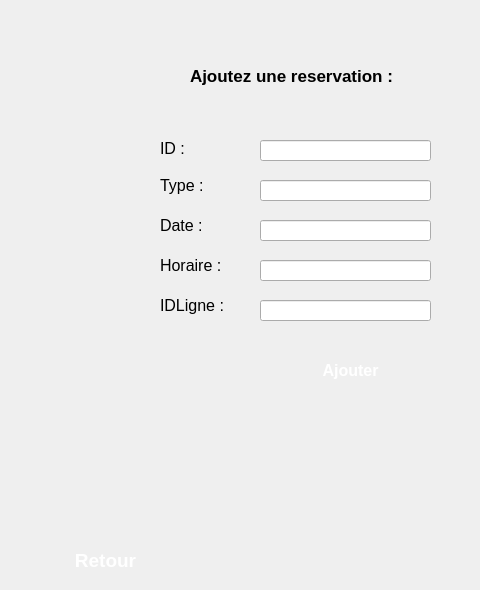
      <widget class="QWidget" name="page_5">
       <widget class="QLineEdit" name="lineEdit_4">
        <property name="geometry">
         <rect>
          <x>260</x>
          <y>180</y>
          <width>171</width>
          <height>21</height>
         </rect>
        </property>
       </widget>
       <widget class="QLabel" name="label_8">
        <property name="geometry">
         <rect>
          <x>160</x>
          <y>290</y>
          <width>101</width>
          <height>31</height>
         </rect>
        </property>
        <property name="font">
         <font>
          <pointsize>12</pointsize>
         </font>
        </property>
        <property name="text">
         <string>IDLigne :</string>
        </property>
       </widget>
       <widget class="QLabel" name="label_11">
        <property name="geometry">
         <rect>
          <x>160</x>
          <y>250</y>
          <width>91</width>
          <height>31</height>
         </rect>
        </property>
        <property name="font">
         <font>
          <pointsize>12</pointsize>
         </font>
        </property>
        <property name="text">
         <string>Horaire :</string>
        </property>
       </widget>
       <widget class="QLineEdit" name="lineEdit_5">
        <property name="geometry">
         <rect>
          <x>260</x>
          <y>140</y>
          <width>171</width>
          <height>21</height>
         </rect>
        </property>
       </widget>
       <widget class="QLineEdit" name="lineEdit_6">
        <property name="geometry">
         <rect>
          <x>260</x>
          <y>220</y>
          <width>171</width>
          <height>21</height>
         </rect>
        </property>
       </widget>
       <widget class="QPushButton" name="pushButton_10">
        <property name="geometry">
         <rect>
          <x>260</x>
          <y>350</y>
          <width>181</width>
          <height>41</height>
         </rect>
        </property>
        <property name="font">
         <font>
          <pointsize>12</pointsize>
          <weight>75</weight>
          <bold>true</bold>
         </font>
        </property>
        <property name="styleSheet">
         <string notr="true">#pushButton_10{
background-color: transparent;
background-image: url(C:/Users/amdouni/Desktop/Res_Clients/black.png);
border: none;
color:white;
background-repeat: none;
}</string>
        </property>
        <property name="text">
         <string>Ajouter</string>
        </property>
       </widget>
       <widget class="QLabel" name="label_12">
        <property name="geometry">
         <rect>
          <x>160</x>
          <y>210</y>
          <width>71</width>
          <height>31</height>
         </rect>
        </property>
        <property name="font">
         <font>
          <pointsize>12</pointsize>
         </font>
        </property>
        <property name="text">
         <string>Date :</string>
        </property>
       </widget>
       <widget class="QLabel" name="label_31">
        <property name="geometry">
         <rect>
          <x>160</x>
          <y>140</y>
          <width>55</width>
          <height>16</height>
         </rect>
        </property>
        <property name="font">
         <font>
          <pointsize>12</pointsize>
         </font>
        </property>
        <property name="text">
         <string>ID :</string>
        </property>
       </widget>
       <widget class="QLineEdit" name="lineEdit_7">
        <property name="geometry">
         <rect>
          <x>260</x>
          <y>300</y>
          <width>171</width>
          <height>21</height>
         </rect>
        </property>
       </widget>
       <widget class="QLabel" name="label_32">
        <property name="geometry">
         <rect>
          <x>160</x>
          <y>170</y>
          <width>71</width>
          <height>31</height>
         </rect>
        </property>
        <property name="font">
         <font>
          <pointsize>12</pointsize>
         </font>
        </property>
        <property name="text">
         <string>Type :</string>
        </property>
       </widget>
       <widget class="QLabel" name="label_33">
        <property name="geometry">
         <rect>
          <x>190</x>
          <y>60</y>
          <width>281</width>
          <height>31</height>
         </rect>
        </property>
        <property name="font">
         <font>
          <pointsize>13</pointsize>
          <weight>75</weight>
          <bold>true</bold>
         </font>
        </property>
        <property name="text">
         <string>Ajoutez une reservation : </string>
        </property>
       </widget>
       <widget class="QLineEdit" name="lineEdit_8">
        <property name="geometry">
         <rect>
          <x>260</x>
          <y>260</y>
          <width>171</width>
          <height>21</height>
         </rect>
        </property>
       </widget>
       <widget class="QLabel" name="label_52">
        <property name="geometry">
         <rect>
          <x>160</x>
          <y>470</y>
          <width>121</width>
          <height>41</height>
         </rect>
        </property>
        <property name="font">
         <font>
          <pointsize>12</pointsize>
         </font>
        </property>
        <property name="text">
         <string/>
        </property>
       </widget>
       <widget class="QPushButton" name="pushButton_14">
        <property name="geometry">
         <rect>
          <x>10</x>
          <y>540</y>
          <width>191</width>
          <height>41</height>
         </rect>
        </property>
        <property name="font">
         <font>
          <pointsize>14</pointsize>
          <weight>75</weight>
          <bold>true</bold>
         </font>
        </property>
        <property name="styleSheet">
         <string notr="true">#pushButton_14{
background-color: transparent;
background-image: url(C:/Users/amdouni/Desktop/Res_Clients/black.png);
border: none;
color:white;
background-repeat: none;
}</string>
        </property>
        <property name="text">
         <string>Retour</string>
        </property>
       </widget>
      </widget>
